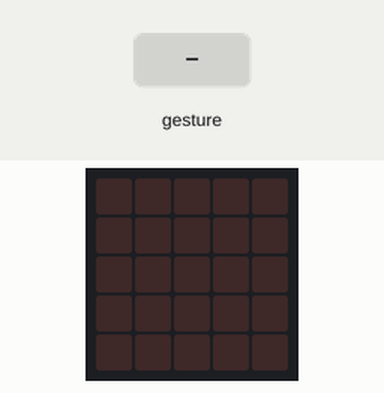
This program was run on a simulated BBC micro:bit (MakeCode). Shown: the board's 5×5 LED display. The test bench sets the inputs (shaded band). Random numbers come from a fixed seed; a tilt is held for 1.5 s and a shake lasts 1 s, then the board lies face up again.

Above: at 1.2 s.
1.3 s: gesture 'shake'
At 2.1 s:
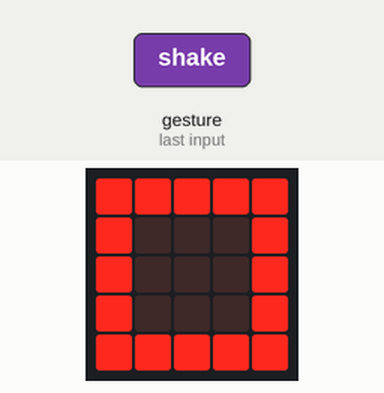
3.0 s: gesture 'shake'
At 4.5 s:
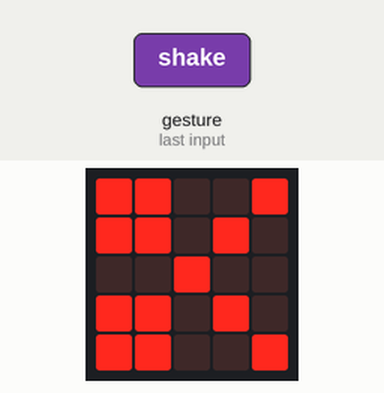
Timing chart, 0 to 6.0 s (numbered marks = the images above; inputs shaded):
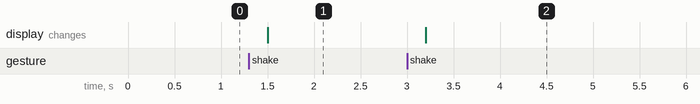

The program:

main.ts
```typescript
let mano = 0
input.onGesture(Gesture.Shake, function () {
    mano = randint(1, 3)
    if (mano == 1) {
        basic.showLeds(`
            # # # # #
            # . . . #
            # . . . #
            # . . . #
            # # # # #
            `)
    } else if (mano == 2) {
        basic.showLeds(`
            . . . . .
            . # # # .
            . # # # .
            . # # # .
            . . . . .
            `)
    } else {
        basic.showLeds(`
            # # . . #
            # # . # .
            . . # . .
            # # . # .
            # # . . #
            `)
    }
})
basic.forever(function () {

})
```

test.ts
```typescript
// aquí va el archivo "tests"; esto no se compilará cuando este paquete se utilice como una extensión.
```

Measured:
- after the input at 1.3 s, the display: changes after 0.20 s (image 1)
- after the input at 3.0 s, the display: changes after 0.20 s (image 2)
